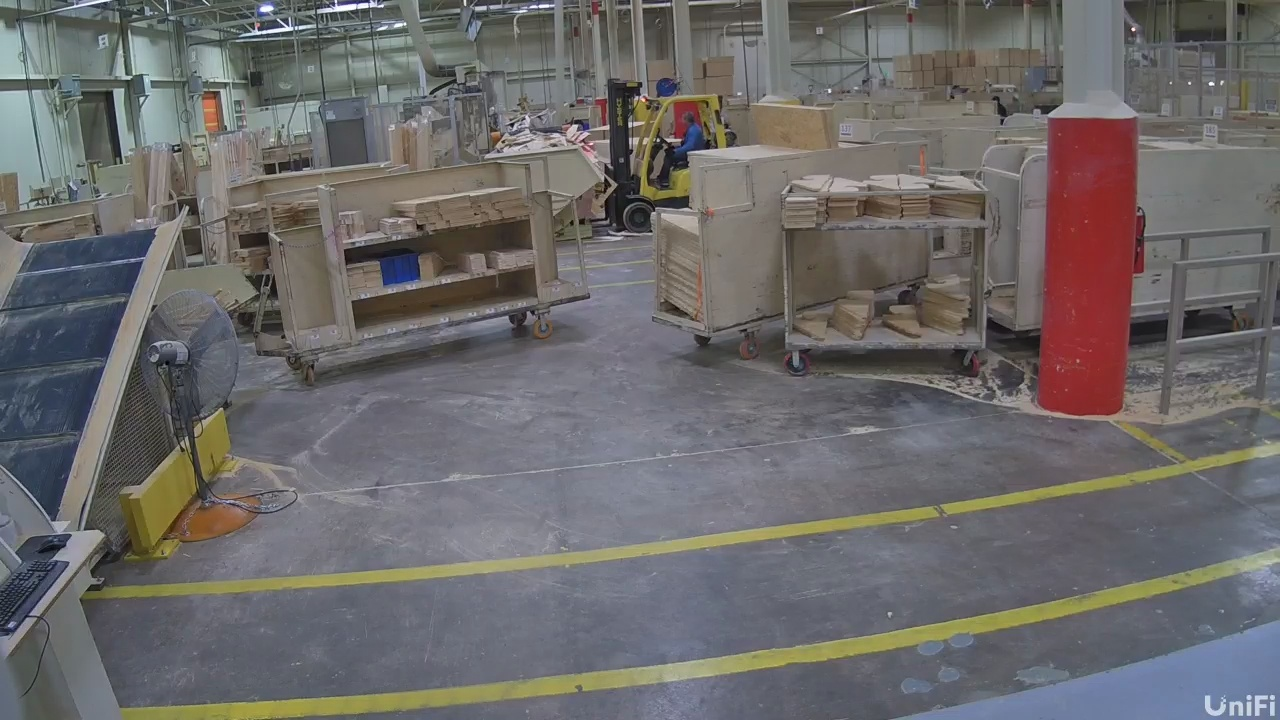
#> input picture shared_scripts/Apriltag_detect/latest_frame.jpg, 1280 x 720 px
$ python -i apriltag_cuda_detector.py   (imports and definitions only)   (older library calls are emulated)
#> lines starting #> are read from the running program, lines starting #| are printed output that depends on the picture
#!/usr/bin/env python3
"""
CUDA-Enabled AprilTag Detector with MQTT Publishing
Uses OpenCV's built-in AprilTag detector with GPU acceleration
"""

import cv2
import numpy as np
import json
import time
import logging
import signal
import sys
import os
import requests
from datetime import datetime, timezone
import paho.mqtt.client as mqtt
import subprocess
import threading

# Import configuration
import config

# ============================================================================
# LOGGING SETUP
# ============================================================================
# [4 lines not run here, left out]
logger = logging.getLogger(__name__)

# ============================================================================
# GLOBAL VARIABLES
# ============================================================================
running = True
mqtt_client = None
stats_lock = threading.Lock()
latest_stats = {}

# Cache CUDA device count to avoid repeated calls (prevents memory corruption)
CUDA_DEVICE_COUNT = None
CUDA_AVAILABLE = False

# ============================================================================
# SIGNAL HANDLERS
# ============================================================================
# [6 lines left out: function signal_handler, not called in this run]

def sighup_handler(sig, frame):
    """Handle SIGHUP (SSH disconnection) - ignore it and keep running"""
    logger.info("SIGHUP received (SSH disconnection?). Ignoring and continuing...")

# [3 lines not run here, left out]

# ============================================================================
# MQTT CALLBACKS
# ============================================================================
# [13 lines left out: functions on_connect, on_disconnect, not called in this run]

def on_publish(client, userdata, mid, rc=None, properties=None):
    """MQTT publish callback (compatible with paho-mqtt v2)"""
    pass  # Silent success - avoid debug spam

# ============================================================================
# CUDA INITIALIZATION (Call once to avoid memory corruption)
# ============================================================================
# [209 lines left out: functions initialize_cuda, setup_mqtt, get_gpu_stats, collect_system_stats, setup_apriltag_detector, fetch_frame_from_streamer and 1 more, not called in this run]

# ============================================================================
# CUDA IMAGE PROCESSING
# ============================================================================
def preprocess_frame_cuda(frame):
    """Preprocess frame using CUDA acceleration"""
    global CUDA_AVAILABLE

    # Use cached CUDA_AVAILABLE instead of checking device count
    if not CUDA_AVAILABLE:
        return preprocess_frame_cpu(frame)

    try:
        # Upload to GPU
        gpu_frame = cv2.cuda_GpuMat()
        gpu_frame.upload(frame)

        # Resize on GPU if needed
        if frame.shape[1] != config.TARGET_WIDTH or frame.shape[0] != config.TARGET_HEIGHT:
            gpu_resized = cv2.cuda.resize(gpu_frame, (config.TARGET_WIDTH, config.TARGET_HEIGHT))
        else:
            gpu_resized = gpu_frame

        # Convert to grayscale on GPU
        gpu_gray = cv2.cuda.cvtColor(gpu_resized, cv2.COLOR_BGR2GRAY)

        # Download results
        gray = gpu_gray.download()
        resized = gpu_resized.download()

        return resized, gray

    except Exception as e:
        logger.error(f"CUDA preprocessing failed: {e}")
        # Fallback to CPU
        return preprocess_frame_cpu(frame)

def preprocess_frame_cpu(frame):
    """Preprocess frame using CPU (fallback)"""
    # Resize if needed
    if frame.shape[1] != config.TARGET_WIDTH or frame.shape[0] != config.TARGET_HEIGHT:
        resized = cv2.resize(frame, (config.TARGET_WIDTH, config.TARGET_HEIGHT))
    else:
        resized = frame

    # Convert to grayscale
    gray = cv2.cvtColor(resized, cv2.COLOR_BGR2GRAY)

    return resized, gray

# ============================================================================
# CUDA-ACCELERATED IMAGE PREPROCESSING
# ============================================================================

# Global CUDA objects (initialized once to avoid repeated allocation)
cuda_clahe = None
cuda_clahe_strong = None
cuda_gaussian_filter = None
cuda_default_stream = None

# [515 lines left out: functions initialize_cuda_filters, preprocess_cuda_parallel, preprocess_cuda_advanced, detect_apriltags, _add_detections, annotate_frame and 4 more, not called in this run]

# [2 lines not run here, left out]

>>> import cv2
>>> picture = cv2.imread('latest_frame.jpg')
#> picture is the input picture: shape (720, 1280, 3); mean B, G, R 105.9, 105.7, 108.2
>>> result = preprocess_frame_cuda(picture)
#> in preprocess_frame_cpu, `gray = cv2.cvtColor(resized, cv2.COLOR_BGR2GRAY)`:
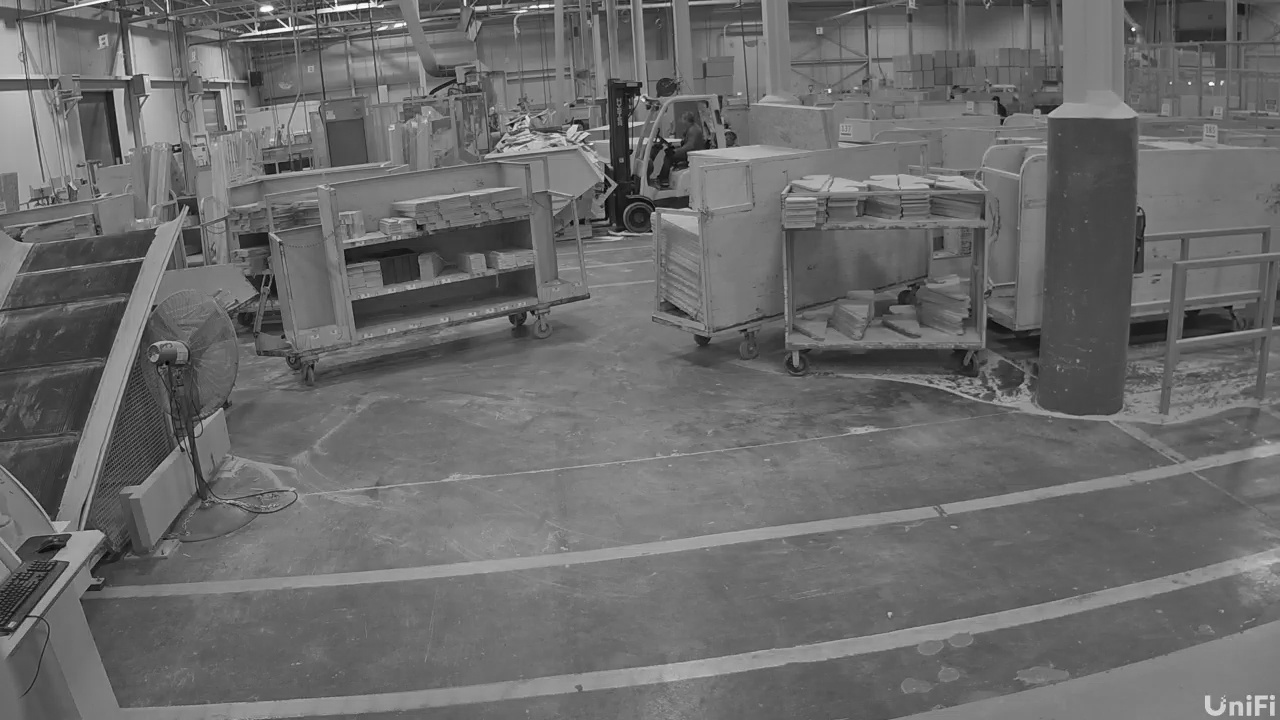
#> gray: shape (720, 1280); min 1, max 254, mean 106.5
